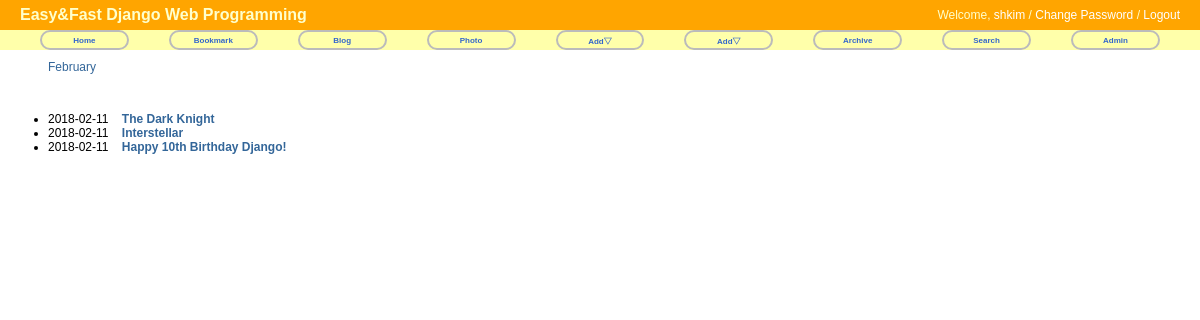
The page /blog/2018/ on the database its author committed.
### blog/models.py (models this page shows, shortened)
@python_2_unicode_compatible
class Post(models.Model):
	title = models.CharField('TITLE', max_length=50)
	slug = models.SlugField('SLUG', unique=True, allow_unicode=True, help_text='one word for title alias.')
	description = models.CharField('DESCRIPTION', max_length=100, blank=True, help_text='simple description text.')
	content = models.TextField('CONTENT')
	create_date = models.DateTimeField('Create Date', auto_now_add=True)
	modify_date = models.DateTimeField('Modify Date', auto_now=True)
	'''
	This is just a class container with some options (metadata) attached to the mode.
	It defines such things as available permissions, associated database table name, whether the model is abstract
	or not, singular and plural verions of the name etc.
	'''
	class Meta:
		verbose_name = 'post'
		verbose_name_plural = 'posts'
		db_table = 'my_post'
		ordering = ('-modify_date',)
	def get_absolute_url(self):
		return reverse('blog:post_detail', args=(self.slug,))

### blog/views.py (the view)
# urls.py: url(r'^(?P<year>\d{4})/$', PostYAV.as_view(), name='post_year_archive'),
class PostYAV(YearArchiveView):
	model = Post
	date_field = 'modify_date'
	make_object_list = True

### blog/templates/blog/post_archive_year.html (shortened to what this page needs)
{% extends 'base.html' %}
{% block content %}
<h1>Post Archives for {{ year|date:"Y" }}</h1>
<ul>
	{% for date in date_list %}
	<li style="display: inline;">
		<a href="{% url 'blog:post_month_archive' year|date:'Y' date|date:'b' %}">{{ date|date:"F" }}</a>
	</li>
	{% endfor %}
</ul>
<br/>
<div>
	<ul>
		{% for post in object_list %}
			<li>{{ post.modify_date|date:"Y-m-d" }}&nbsp;&nbsp;&nbsp;
				<a href="{{ post.get_absolute_url }}">
					<strong>{{ post.title }}</strong>
				</a>
			</li>
		{% endfor %}
	</ul>
</div>
{% endblock %}

### templates/base.html (shortened to what this page needs)
<!DOCTYPE html>
<html lang="ko">
	<head>
		{% load staticfiles %}
		<link rel="stylesheet" type="text/css" href="{% static 'css/base.css' %}" />
		<link rel="stylesheet" type="text/css" href="{% block extrastyle %}{% endblock %}" />
	</head>
	<body>
		<div id="header">
			<h2 class="maintitle">Easy&amp;Fast Django Web Programming</h2>
			<h4 class="welcome">Welcome,
				<a href="#">shkim</a> /
				<a href="#">Change Password</a> /
				<a href="#">Logout</a>
			</h4>
		</div>
		<div id="menu">
			<li><a href="{% url 'home' %}">Home</a></li>
			<li><a href="{% url 'bookmark:index' %}">Bookmark</a></li>
			<li><a href="{% url 'blog:index' %}">Blog</a></li>
			<li><a href="#">Photo</a></li>
			<li><a href="#">Add&bigtriangledown;</a>
			</li>
			<li><a href="#">Add&bigtriangledown;</a>
			</li>
			<li><a href="{% url 'blog:post_archive' %}">Archive</a></li>
			<li><a href="#">Search</a></li>
			<li><a href="{% url 'admin:index' %}">Admin</a></li>
		</div>
		{% block content %}{% endblock %}
	</body>
</html>

### static/css/base.css (style rules this page uses)
body { font-family: "Lucida Grande", Verdana, Arial, sans-serif; font-size: 12px; }
div#header { position: absolute; top: 0px; left: 0px; height: 30px; width: 100%; display: table; background: orange; }
div#menu { position: absolute; top: 30px; left: 0px; height: 20px; width: 100%; display: table; table-layout: fixed; border-spacing: 40px 0px; background: #ffa; font-size: 8px; }
.maintitle { display: table-cell; vertical-align: middle; padding-left: 20px; color: #ffc; font-weight: bold; font-size: 16px; }
.welcome { display: table-cell; vertical-align: middle; text-align: right; padding-right: 20px; color: #ffc; font-weight: normal; font-size: 12px; }
.welcome a:link, .welcome a:visited { color: white; }
div#menu a:link, div#menu a:visited { color: #36c; }
div#menu > li { display: table-cell; vertical-align: middle; border: 2px solid #bbb; border-radius: 25px; text-align: center; font-weight: bold; }
a:link, a:visited { color: #369; text-decoration: none; }

### rows shown on the page
Post: modify_date "2018-02-11", title "The Dark Knight"
Post: modify_date "2018-02-11", title "Interstellar"
Post: modify_date "2018-02-11", title "Happy 10th Birthday Django!"

### other values the page prints
{{ date|date:"F" }} "February"
